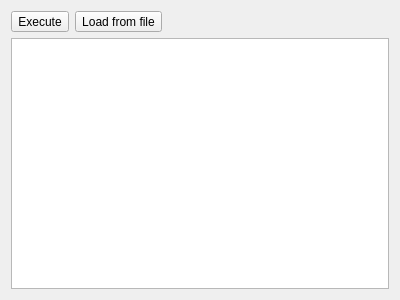
<?xml version="1.0" encoding="UTF-8"?>
<ui version="4.0">
    <class>code</class>
    <widget class="QWidget" name="code">
        <property name="geometry">
            <rect>
                <x>0</x>
                <y>0</y>
                <width>400</width>
                <height>300</height>
            </rect>
        </property>
        <property name="windowTitle">
            <string>Form</string>
        </property>
        <layout class="QVBoxLayout" name="verticalLayout">
            <item>
                <layout class="QHBoxLayout" name="horizontalLayout">
                    <item>
                        <widget class="QToolButton" name="toolButton">
                            <property name="text">
                                <string>Execute</string>
                            </property>
                        </widget>
                    </item>
                    <item>
                        <widget class="QToolButton" name="btn_load_file">
                            <property name="text">
                                <string>Load from file</string>
                            </property>
                        </widget>
                    </item>
                    <item>
                        <spacer name="horizontalSpacer">
                            <property name="orientation">
                                <enum>Qt::Horizontal</enum>
                            </property>
                            <property name="sizeHint" stdset="0">
                                <size>
                                    <width>40</width>
                                    <height>20</height>
                                </size>
                            </property>
                        </spacer>
                    </item>
                </layout>
            </item>
            <item>
                <widget class="QPlainTextEdit" name="content"/>
            </item>
        </layout>
    </widget>
    <resources/>
    <connections/>
    <slots>
        <slot>execute()</slot>
    </slots>
</ui>
